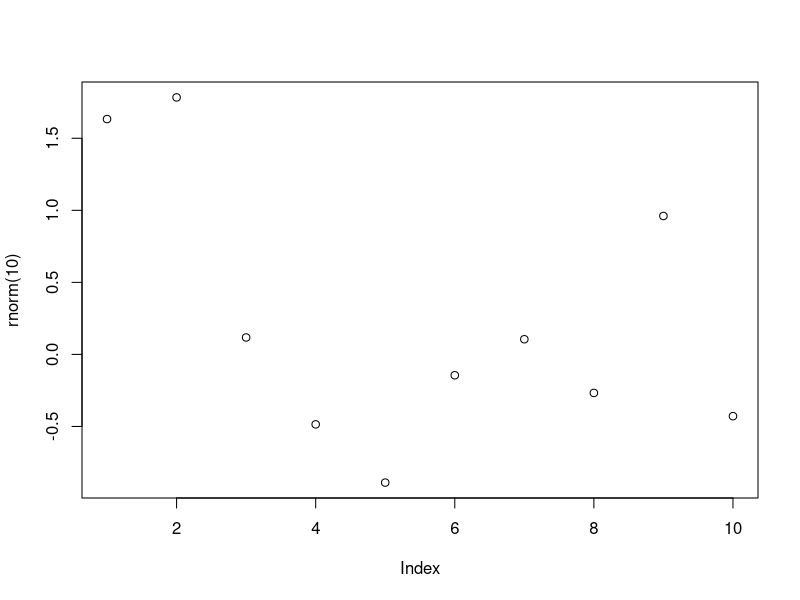
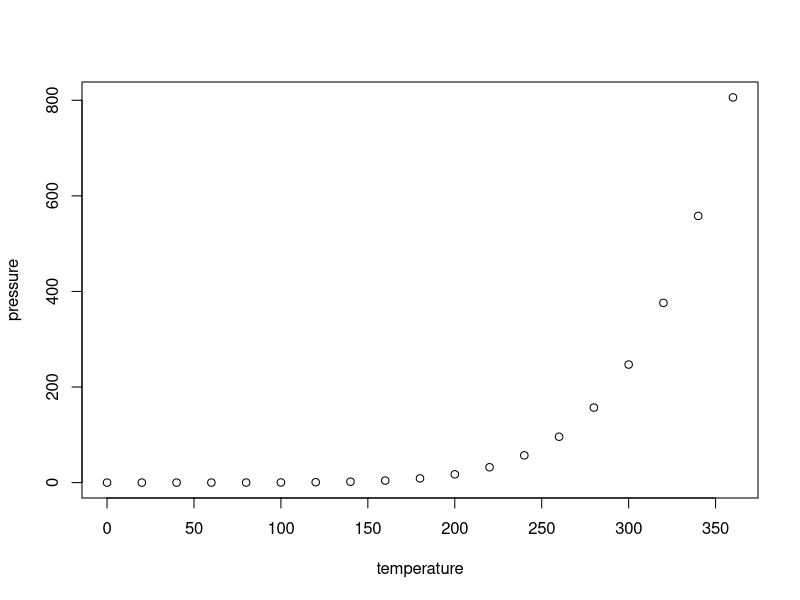

The R source for these figures, in order:
## ---- chunk 1
#| fig-cap: rnorm
#| fig-pos: h
plot(rnorm(10))
## ---- chunk 2
#| fig-cap: pressure
#| fig-pos: h
plot(pressure)
